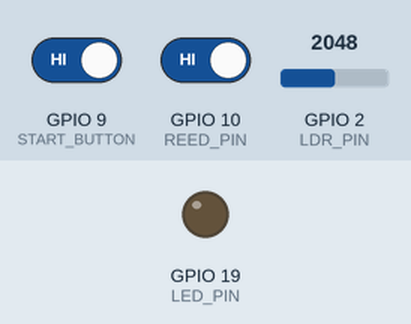
This sketch was run on a simulated ESP32-S3. Parts: output pins drawn as LEDs (lit = HIGH). The inputs (shaded band) are chosen by the test bench; at power-on: GPIO 9 (START_BUTTON) HIGH, GPIO 10 (REED_PIN) HIGH, GPIO 2 (LDR_PIN) = 2048. WiFi joins after 1.5 s; servers stay silent unless stated; uploads are accepted with an empty reply; what the sketch prints to the serial monitor is not drawn.

Above: at 2.9 s.
3.0 s: GPIO 9 (START_BUTTON) driven LOW and GPIO 10 (REED_PIN) driven LOW
At 4.2 s:
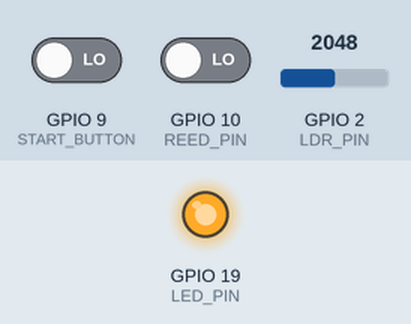
4.5 s: GPIO 2 (LDR_PIN) set to 3975
6.0 s: GPIO 2 (LDR_PIN) set to 4029
At 33.7 s:
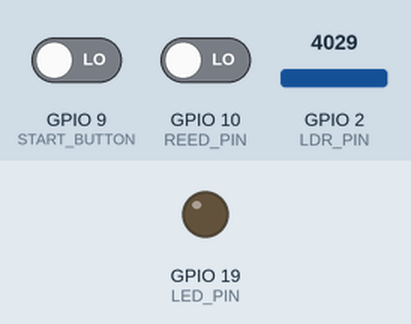
Timing chart, 0 to 34.5 s (numbered marks = the images above; inputs shaded):
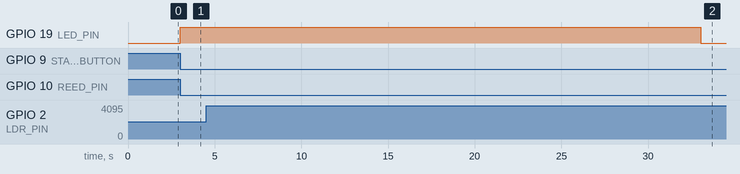

Measured:
- the behaviour switches between 4000 and 4001 on GPIO 2 (LDR_PIN) (found by bisection; images 1 and 2)
- after the input at 3.0 s, GPIO 19 (LED_PIN): LOW → HIGH at once
- after the input at 4.5 s, every drawn part: stays the same
- after the input at 6.0 s, GPIO 19 (LED_PIN): goes on until 33.0 s, then stays LOW

The sketch:

laundry-buddy-hardware.ino
```cpp
#include <WiFi.h>
#include <Arduino_JSON.h>
#include <HTTPClient.h>
#include <elapsedMillis.h>
#include "config.h" // contains WiFi credentials and server details

#define MACHINE_ID "test"
#define MACHINE_TYPE "washer"
#define CYCLE_DUR 1000 * 30 // in ms

#define LDR_PIN 2
#define START_BUTTON 9
#define LED_PIN 19
#define REED_PIN 10

// for testing without sending requests
const bool enableHTTP = true;

bool is_machine_running = false;
bool is_door_closed = true;
bool is_button_pressed = false;
bool is_laundry_inside = false;
elapsedMillis since_start;  // keeps track of time elaspsed since machine start
JSONVar req;

void setHTTPClient(HTTPClient& http, char* endpoint) {
  http.begin((String(server_name) + endpoint).c_str());
  http.setTimeout(1000 * 120); // Set timeout to 2 minutes
  http.addHeader("Content-Type", "application/json");
}

void handleResponse(const String& payload, const int httpResponseCode) {
  if (httpResponseCode > 0) {
    Serial.print("HTTP Response code: ");
    Serial.println(httpResponseCode);
    Serial.println(payload);
  } else {
    Serial.print("Error code: ");
    Serial.println(httpResponseCode);
    if (httpResponseCode == -11) {
      Serial.println("HTTP Connection failed");
    }
  }
}

void sendRequest(const bool state) {
  if (enableHTTP) {
    req["state"] = state ? "on" : "off";

    WiFi.begin(ssid, password);
    Serial.print("Connecting");
    while (WiFi.status() != WL_CONNECTED) {
      delay(500);
      Serial.print(".");
    }
    Serial.println("");
    Serial.println("Connected to WiFi");
    // Serial.print("Connected to WiFi network with IP Address: ");
    // Serial.println(WiFi.localIP());

    HTTPClient http;
    setHTTPClient(http, "/api/machine");

    int httpResponseCode = http.POST(JSON.stringify(req));
    handleResponse(http.getString(), httpResponseCode);

    http.end();
    WiFi.disconnect(true);
    Serial.println("WiFi Disconnected\n");
  }
}

void setup() {
  Serial.begin(115200);

  pinMode(LDR_PIN, INPUT);
  pinMode(START_BUTTON, INPUT_PULLUP);  // needs to be pull up as pin 9 is a strapping pin and will affect booting otherwise
  pinMode(REED_PIN, INPUT_PULLUP);
  pinMode(LED_PIN, OUTPUT);

  // resets machine status on database
  req["machineId"] = MACHINE_ID;
  req["machineType"] = MACHINE_TYPE;
  req["state"] = "off";
  req["duration"] = CYCLE_DUR;
  sendRequest(false);
}

void loop() {
  is_door_closed = !digitalRead(REED_PIN);
  is_button_pressed = !digitalRead(START_BUTTON);

  // turns LED on to signify start of cycle when button is pressed and door is closed
  if (!is_machine_running && is_door_closed && is_button_pressed) {
    // for simulation, prevent starts if door hasn't been opened after a completed cycle
    if (!is_laundry_inside) {
      Serial.println("Starting cycle\n");
      since_start = 0;
      is_machine_running = true;
      digitalWrite(LED_PIN, HIGH);
    }
  }

  // turns LED off after end of cycle
  if (is_machine_running && since_start >= CYCLE_DUR) {
    Serial.println("Finished cycle\n");
    is_machine_running = false;
    digitalWrite(LED_PIN, LOW);
  }

  // addon module check for machine status
  int ldr_val = analogRead(LDR_PIN);
  if (!is_laundry_inside && ldr_val > 4000 && is_door_closed) {
    Serial.println("Detected cycle start\n");
    is_laundry_inside = true;
    sendRequest(true);
  } else if (is_laundry_inside && ldr_val <= 4000 && !is_door_closed) {
    Serial.println("Detected laundry collected\n");
    is_laundry_inside = false;
    sendRequest(false);
  }

  delay(100);
}
```

config_template.h
```cpp
// Replace the fields below and rename the file as "config.h"
#ifndef CONFIG_H
#define CONFIG_H

const char* ssid = "<your wifi ssid here>";
const char* password = "<your wifi password here>";
const char* server_name = "https://laundry-buddy.onrender.com";

#endif
```
